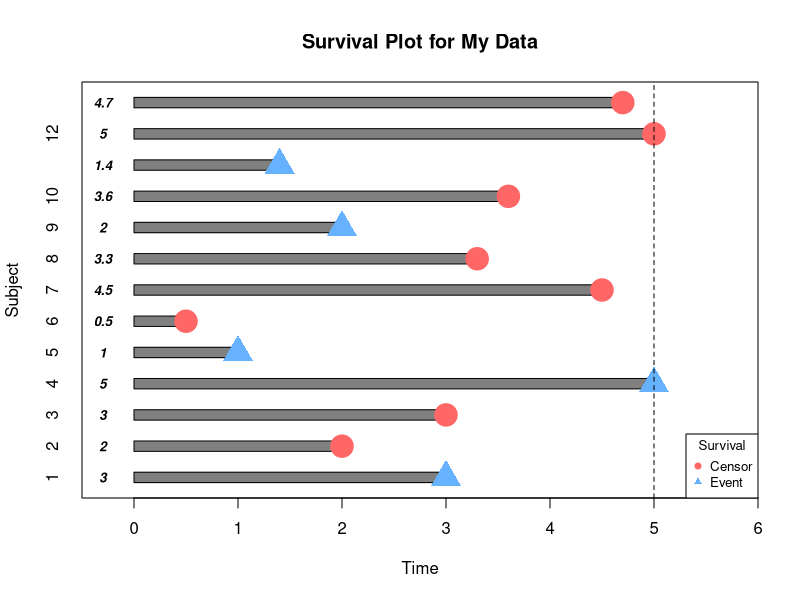
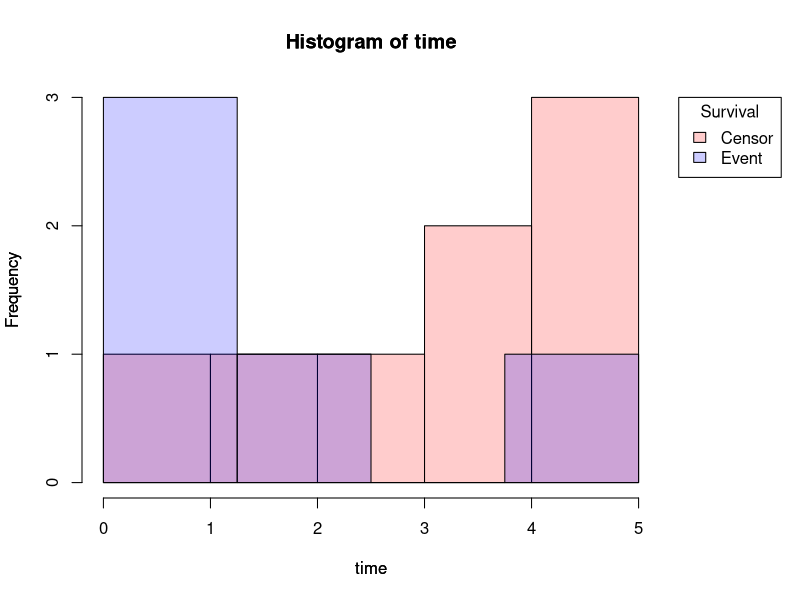
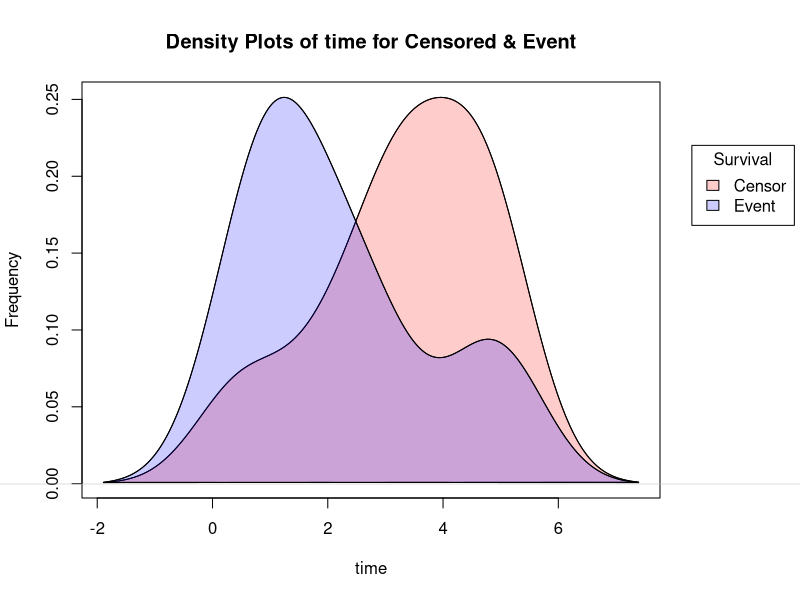
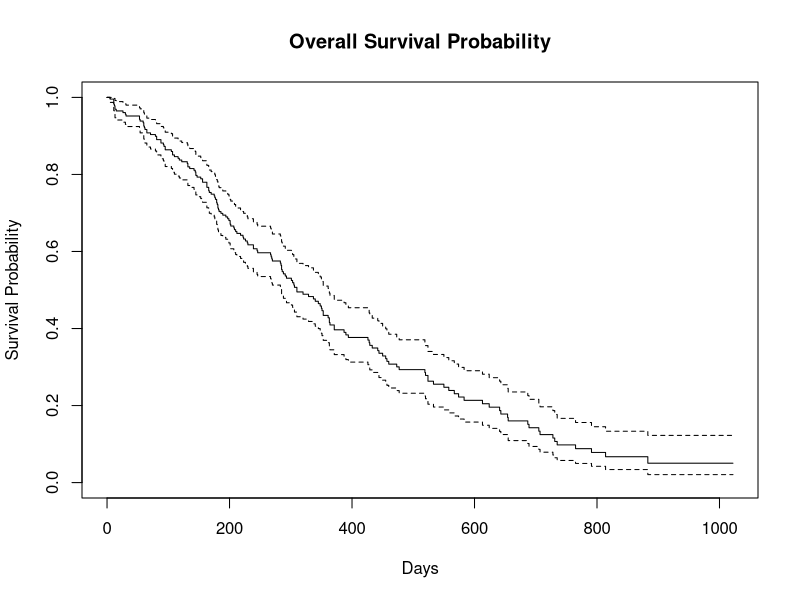
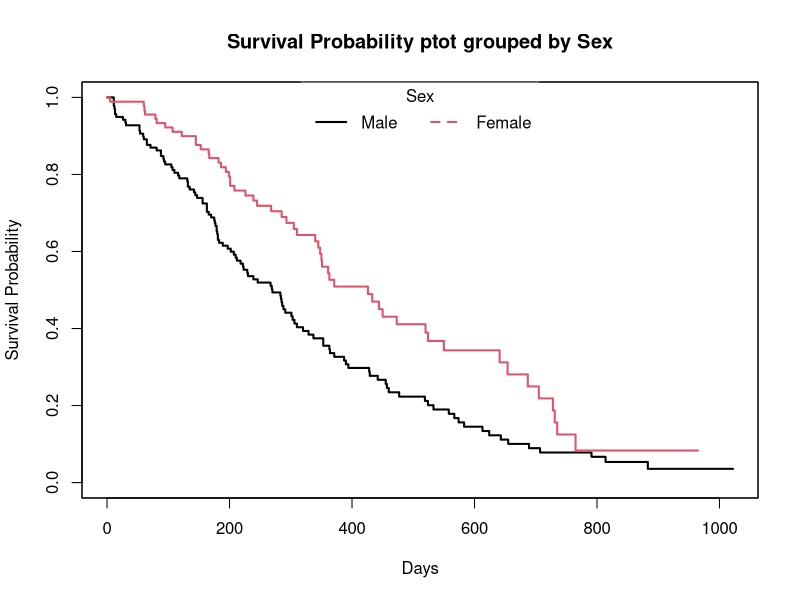
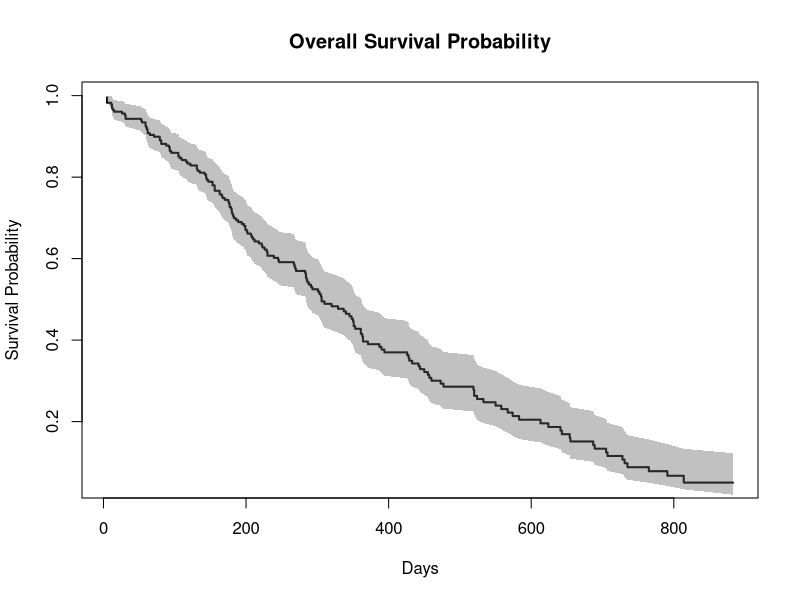
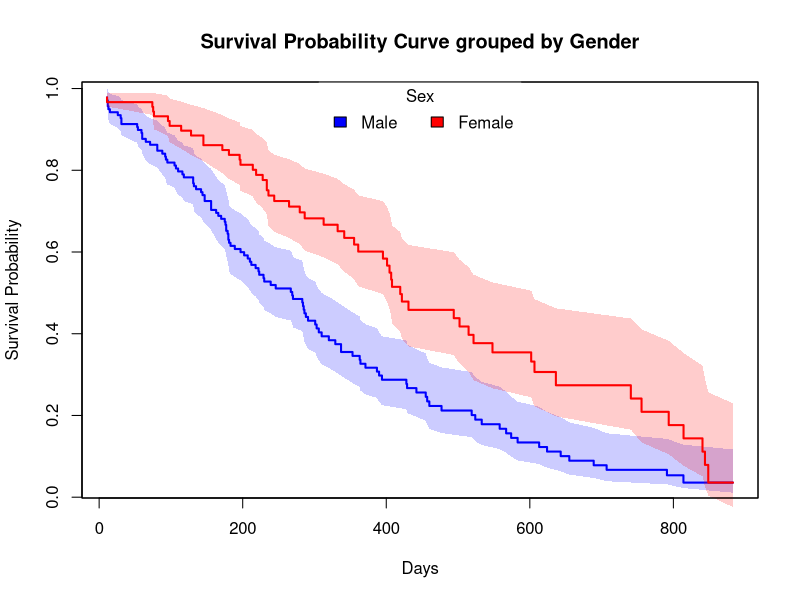
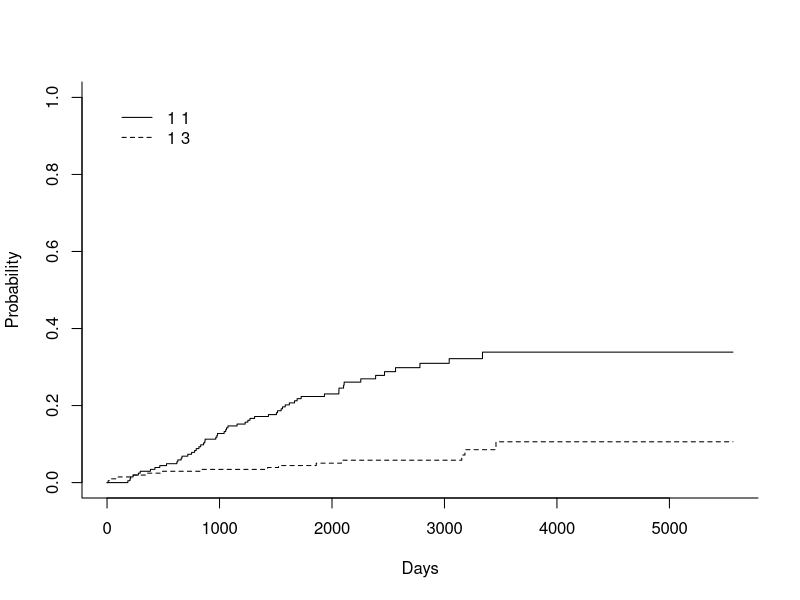

The R script that drew these images, in order:
## ---- chunk 1
knitr::kable(head(survival::lung[,c(2,3,4)]),'html')
## ---- chunk 2
library(KMsurv)
data(alloauto)
knitr::kable(head(alloauto),'html')
## ---- chunk 3
SurvPlot=function(time,name=NULL,status,C=NULL,E=NULL,title=NULL,bar.color="#808080",C.color="#FF6666",E.color="#66B2FF",text.cex=0.8,text.adjs=0.5,point.cex=0.8,legend.posi=locator(1),legend.cex=0.8){
  
  stopifnot("'time' is missing or may be it is not a 'numaric'"= class(time)=="numeric",
            "'status' is missing or may be it is not a 'factor'"= class(status)=="factor")
  
  if(is.null(title)!=T){
    
    stopifnot("'title' must be a character"=class(title)=="character")
  }
  
  if(is.null(name)==T){
    name=as.character(1:length(time))
  }
  else if(class(name)!="character"){
    stop("'name' must be a 'character'")  
  }
  else{
    name=name
  }
  
  if(is.null(C)==T | is.null(E)==T){
    status=factor(status,levels = levels(status),labels = c("C","E"))  
  }
  else{
    status=factor(status,levels = c(C,E),labels = c("C","E"))
  }
  
  point=NULL
  for(i in 1:length(time)){
    x_1=i+(i*2)
    point[i]=(x_1+(x_1-1))/2
  }
  
  barplot(time,names=name,horiz = T,space = 2,xlim = c(min(time,na.rm = T)+(-1),max(time,na.rm = T)+1),col = bar.color,main = title,xlab = "Time",ylab = "Subject")
  text(rep(0+(-1)+text.adjs,length(time)),point,round(time,1),cex=text.cex,font = 4)
  for(i in 1:length(status)){
    if(status[i]=="C"){
      points(time[i],point[i],pch=19,cex=point.cex,col=C.color) 
    }
    else{
      points(time[i],point[i],pch=17,cex=point.cex,col=E.color)
    }
  }
  abline(v=max(time),lty=2)
  box()
  legend(legend.posi,title = "Survival",legend = c("Censor","Event"),col=c(C.color,E.color),pch=c(19,17),cex = legend.cex)
}

my.data = data.frame(id=c(1:13), # Patient id
                     time=c(3,2,3,5,1,0.5,4.5,3.3,2,3.6,1.4,5.0,4.7), # Study years
                     Status=factor(c("E","C","C","E","E","C","C","C","E","C","E","C","C")) # Censored or Event status
                     )
head(my.data)
SurvPlot(time = my.data$time,
         status = my.data$Status,
         C="C",E="E",
         text.adjs = 0.7,point.cex = 3,
         title = "Survival Plot for My Data",
         legend.posi = "bottomright") # This is my created function           
## ---- chunk 4
my.data = data.frame(id=c(1:13), # Patient id
                     time=c(3,2,3,5,1,0.5,4.5,3.3,2,3.6,1.4,5.0,4.7), # Study years
                     Status=factor(c("E","C","C","E","E","C","C","C","E","C","E","C","C")) # Censored or Event status
                     )

# Histogram

pp=function(...){
with(subset(my.data,Status=="C"),hist(time,col= adjustcolor("red", alpha.f = 0.20)))
par(new=T)
with(subset(my.data,Status=="E"),hist(time,col=adjustcolor("blue", alpha.f = 0.20),axes = F))
}

par(mar=c(5.1,4.1,4.1,7))
pp()
legend(x=5.3,y=3,
       legend = c("Censor","Event"),
       fill=c(adjustcolor("red", alpha.f = 0.20),
              adjustcolor("blue", alpha.f = 0.20)),
       title = "Survival",
       xpd=T)
par(mar=c(5.1,4.1,4.1,2.1),xpd=NA)


# Density Plot

density.plot=function(...){
  cens=density(my.data$time[my.data$Status=="C"]) # fitting Kernel density for Censored data
event=density(my.data$time[my.data$Status=="E"]) # fitting Kernel density for Event data

plot(cens,main="",xlab = "",ylab = "",...)
par(new=T)
polygon(cens,col = adjustcolor("red", alpha.f = 0.20))
par(new=T)
plot(event,main = "Density Plots of time for Censored & Event",
     xlab="time",
     ylab="Frequency",
     axes=F)
par(new=T)
polygon(event,col=adjustcolor("blue", alpha.f = 0.20))
}

par(mar=c(5.1,4.1,4.1,7))
density.plot()
legend(x=8.2,y=0.25,
       legend = c("Censor","Event"),
       fill=c(adjustcolor("red", alpha.f = 0.20),
              adjustcolor("blue", alpha.f = 0.20)),
       title = "Survival",
       xpd=T)
par(mar=c(5.1,4.1,4.1,2.1),xpd=NA)

## ---- chunk 5
knitr::kable(head(survival::lung),'html')
## ---- chunk 6
date_ex=data.frame(start.date=c("2007-06-22","2004-02-12","2010-11-03"),
                last.followup.date=c("2017-04-15","2018-07-04","2016-10-31"))


str(date_ex)
## ---- chunk 7
date_ex$start.date=as.Date(date_ex$start.date,format = "%Y-%m-%d")
date_ex$last.followup.date=as.Date(date_ex$last.followup.date,format = "%Y-%m-%d")

date_ex
str(date_ex)
## ---- chunk 8
date_ex$time=round(as.numeric(difftime(date_ex$last.followup.date,
                                 date_ex$start.date,
                                 units = "days"))/365.25,2)

date_ex
## ---- chunk 9
library(survival)
Surv(lung$time,lung$status)[1:10]
## ---- chunk 10
library(survival)
f1=survfit(Surv(time, status)~1,data=lung)
f1
## ---- chunk 11
range(lung$time)
seq(0,1100,100)
summary(f1, times = seq(0,1100,100))
## ---- chunk 12
f2=survfit(Surv(time, status)~sex,data=lung)
f2
## ---- chunk 13
summary(f2,times = seq(0,1100,100))
## ---- chunk 14
##-- Survival plot for overall data --##
plot(f1,
     xlab = "Days",
     ylab="Survival Probability",
     main="Overall Survival Probability")


##-- Survival plot grouped by Sex --##
plot(f2,
     col=c(1,2),
     xlab = "Days",
     ylab="Survival Probability",
     main="Survival Probability ptot grouped by Sex",
     lwd=2)
legend("top",legend=c("Male","Female"),col = c(1,2),lty = c(1,2),lwd=2,box.col = "white",horiz = T,title = "Sex")
box()
## ---- chunk 15
summary_1=summary(f1) # Summary of f1

##-- Survival Probability plot --##
plot(summary_1$time,summary_1$surv,
     type="S",
     lwd=2,
     xlab = "Days",
     ylab="Survival Probability",
     main="Overall Survival Probability")

##-- Plotting confidence interval with shade --##
polygon(c(summary_1$time,rev(summary_1$time)),c(summary_1$upper,rev(summary_1$lower)),
        col=gray(0.4,0.4),border = NA)
## ---- chunk 16
summary_2=summary(f2)

##-- Informations that we need --##

# For Sex=1 (Male)
time_sex_1 = summary_2$time[summary_2$strata=="sex=1"] # Times for Sex=1
surv.prob_sex_1 = summary_2$surv[summary_2$strata=="sex=1"] # Survival Prob. for Sex=1
lower_sex_1 = summary_2$lower[summary_2$strata=="sex=1"] # lower Confidence level for Sex=1
upper_sex_1= summary_2$upper[summary_2$strata=="sex=1"] # upper Confidence level for Sex=1

# For Sex=2 (Female)
time_sex_2 = summary_2$time[summary_2$strata=="sex=2"] # Times for Sex=2
surv.prob_sex_2 = summary_2$surv[summary_2$strata=="sex=2"] # Survival Prob. for Sex=2
lower_sex_2 = summary_2$lower[summary_2$strata=="sex=2"] # lower Confidence level for Sex=2
upper_sex_2= summary_2$upper[summary_2$strata=="sex=2"] # upper Confidence level for Sex=2


##-- Plotting Survival Curve grouped by Sex --##

plot(time_sex_1,surv.prob_sex_1,   
     type="S",
     lwd=2,
     col= "blue",
     xlab = "Days",
     ylab="Survival Probability",
     main="Survival Probability Curve grouped by Gender")

polygon(c(time_sex_1,rev(time_sex_1)),c(upper_sex_1,rev(lower_sex_1)),
        col=adjustcolor("blue", alpha.f = 0.20),border = NA)

par(new=T)

plot(time_sex_2,surv.prob_sex_2,
     type="S",
     lwd=2,
     col="red",
     xlab = "",
     ylab="",
     axes=FALSE)

polygon(c(time_sex_2,rev(time_sex_2)),c(upper_sex_2,rev(lower_sex_2)),
        col=adjustcolor("red", alpha.f = 0.20),border = NA)

legend("top",legend=c("Male","Female"),
       fill=c("blue","red"),
       box.col = "white",
       horiz = T,
       title = "Sex")
box()

## ---- chunk 17
summary(f1,times = 365.25)
## ---- chunk 18
test= survdiff(Surv(time,status)~sex,data=lung)
test
## ---- chunk 19
p.val= 1 - pchisq(test$chisq, length(test$n) - 1)

round(p.val,3)
## ---- chunk 20
Cox.fit=coxph(Surv(time,status)~sex,data=lung)

Cox.fit
## ---- chunk 21
library(cmprsk)
## ---- chunk 22
knitr::kable(head(MASS::Melanoma),'html')
## ---- chunk 23
ci_fit= cuminc(MASS::Melanoma$time,MASS::Melanoma$status,cencode = 2)

ci_fit
## ---- chunk 24
plot(ci_fit,xlab="Days")
## ---- chunk 25

##-- For 'status= 1':  death from melanoma --##
time_1= ci_fit$`1 1`$time
estimate_1= ci_fit$`1 1`$est

##-- For 'status= 3':  death from other cases --##
time_3= ci_fit$`1 3`$time
estimate_3= ci_fit$`1 3`$est

##-- Plotting the Cumulative Incidence Curve --##

plot(x=time_1, y=estimate_1,
     type = "S",
     lwd=1,
     ylim= c(0,1),
     col= adjustcolor("blue",alpha.f = 0.55),
     xlab = "Days",
     ylab = "Probability of an event",
     main="Cumulative incidence functions")

par(new=T)

plot(x=time_3, y=estimate_3,
     type = "S",
     lwd=1,
     ylim=c(0,1),
     col= adjustcolor("red",alpha.f = 0.55),
     xlab = "",
     ylab = "",
     axes=F)

legend("top",
       legend=c("1: death from melanoma","3: death from other cases"),
       col=c(adjustcolor("blue",alpha.f = 0.55),
             adjustcolor("red",alpha.f = 0.55)),
       lty=c(1,1),
       title = "Event",
       box.col = "white",
       horiz = T)
box()

## ---- chunk 26
ci_fit_ulcer= cuminc(ftime = MASS::Melanoma$time,
                     fstatus = MASS::Melanoma$status,
                     group = MASS::Melanoma$ulcer,
                     cencode = 2)

ci_fit_ulcer

ci_fit_ulcer[['Tests']]

## ---- chunk 27

plot(ci_fit_ulcer$`0 1`$time,ci_fit_ulcer$`0 1`$est,
     type = "S",
     lwd=1,
     lty=1,
     ylim = c(0,1),
     col=adjustcolor("blue",alpha.f = 0.5),
     xlab = "Days",
     ylab = "Cumulative incidence of event",
     main="Death by ulceration",
     bg=gray(0.4,0.3))

par(new=T)

plot(ci_fit_ulcer$`0 3`$time,ci_fit_ulcer$`0 3`$est,
     type = "S",
     lwd=1,
     lty=1,
     ylim = c(0,1),
     col=adjustcolor("red",alpha.f = 0.5),
     xlab = "",
     ylab = "",
     axes = F)

par(new=T)

plot(ci_fit_ulcer$`1 1`$time,ci_fit_ulcer$`1 1`$est,
     type = "S",
     lwd=1,
     lty=2,
     ylim = c(0,1),
     col=adjustcolor("blue",alpha.f = 0.5),
     xlab = "",
     ylab = "",
     axes = F)

par(new=T)

plot(ci_fit_ulcer$`1 3`$time,ci_fit_ulcer$`1 3`$est,
     type = "S",
     lwd=1,
     lty=2,
     ylim = c(0,1),
     col=adjustcolor("red",alpha.f = 0.5),
     xlab = "",
     ylab = "",
     axes = F)

legend("topleft",
       legend = c("0: not ulcerated"," 1: ulcerated"),
       col=c(1,1),
       lty=c(1,2),
       title = "Group",
       box.col = "white")

legend("topright",
       legend = c("1: death from melanoma","3: death from other cases"),
       fill= c(adjustcolor("blue",alpha.f = 0.5),adjustcolor("red",alpha.f = 0.5)),
       title = "Event",
       box.col = "white")

box()


## ---- chunk 28
shr_fit= crr(ftime = MASS::Melanoma$time,
             fstatus = MASS::Melanoma$status,
             cov1 = MASS::Melanoma[,c("sex","age")],
             cencode = 2)

shr_fit
## ---- chunk 29
chr_fit= coxph(Surv(time,ifelse(status== 1,1,0))~sex + age, data = MASS::Melanoma)

summary(chr_fit)
